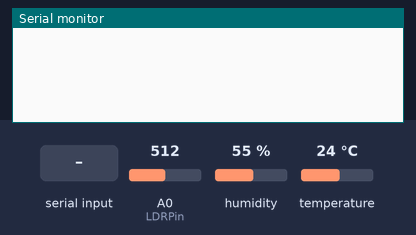
This sketch was run on a simulated Arduino Uno, built with avr-gcc and run on an emulated ATmega328P. Shown: the last lines printed to the serial monitor. The test bench sets the inputs (shaded band); at power-on: A0 (LDRPin) = 512, humidity 55 %, temperature 24 °C.

Above: at 1.2 s.
1.3 s: "analog\n" received over Serial
At 3.9 s:
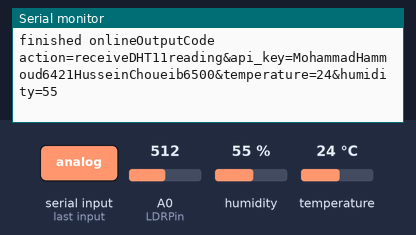
At 9.0 s:
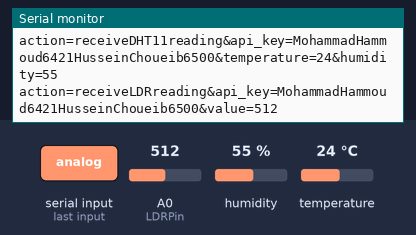

Measured:
- after the input at 1.3 s, the serial monitor: prints a new line after 1.0 s (image 1)

The sketch:

ArduinoUno_halfAutomated_code.ino
```cpp
// (licence header left out)
#include <SimpleDHT.h>
#include <ArduinoJson.h>

#define DHT11Pin 5
#define LDRPin A0
#define otherArduino 11

SimpleDHT11 dht11;
String apiKeyValue = "MohammadHammoud6421HusseinChoueib6500";


void setup() {
  pinMode(DHT11Pin, INPUT);
  Serial.begin(9600);
}

void loop() {
  while (Serial.available() <= 0);

  onlineOutputCode();
  onlineInputCode();
}

void onlineOutputCode() {
  String outputsState = Serial.readString();

  DynamicJsonDocument doc(1024);
  deserializeJson(doc, outputsState);
  int outpin;
  int state;
  String type;

  for (int i = 0; i < doc.size(); i++) {
    outpin = doc[i]["outpin"].as<int>();
    state = doc[i]["state"].as<int>();
    type = doc[i]["type"].as<String>();
    pinMode(outpin, OUTPUT);
    if (type == "analog") {
      analogWrite(outpin, state);
    } else {
      digitalWrite(outpin, state);
    }
      Serial.print("PIN: ");
      Serial.print(outpin);
      Serial.print(" TYPE: ");
      Serial.print(type);
      Serial.print(" - SET to: ");
      Serial.println(state);
  }
    Serial.println("finished onlineOutputCode");
  delay(1000);
}

void onlineInputCode() {
  DHT11Code();
  LDRCode();
  flameSensorCode();

}

void DHT11Code() {
  byte temperature = 0;
  byte humidity = 0;
  byte data[40] = {0};
  if (dht11.read(DHT11Pin, &temperature, &humidity, data)) {
      Serial.println("Read DHT11 failed");
    delay(1300);
    return;
  }

  String DHT11HttpRequestData = "action=receiveDHT11reading&api_key=" + apiKeyValue + "&temperature=" + String(temperature) + "&humidity=" + String(humidity);

    Serial.println(DHT11HttpRequestData);

  String response = "";
  unsigned long timeoutMillis = millis() + 5000; // 5 seconds timeout
  while (response.indexOf("finished for DHT11Code") == -1 && millis() < timeoutMillis) {
    if (Serial.available() > 0) {
      response += Serial.readStringUntil('\n'); // Read the response until newline
    }
  }
}

void LDRCode() {
  int reading = analogRead(LDRPin);

  String LDRHttpRequestData = "action=receiveLDRreading&api_key=" + apiKeyValue + "&value=" + String(reading);

  Serial.println(LDRHttpRequestData);

  String response = "";
  unsigned long timeoutMillis = millis() + 5000; // 5 seconds timeout
  while (response.indexOf("finished for LDRCode") == -1 && millis() < timeoutMillis) {
    if (Serial.available() > 0) {
      response += Serial.readStringUntil('\n'); // Read the response until newline
    }
  }
}

void flameSensorCode(){
  int flameStatus = digitalRead(otherArduino);
  if(flameStatus == LOW){
    Serial.println("no fire detected");
    delay(500);
  }
  else{
    Serial.println("FIRE DETECTED!");
    delay(500);
  }

}
```
